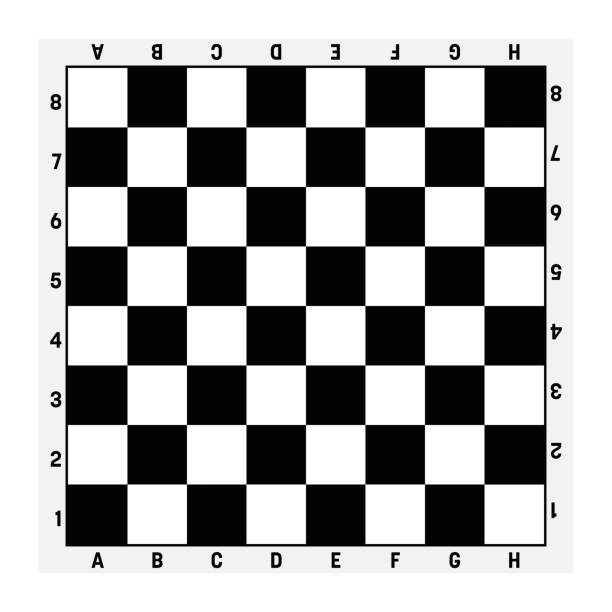
#> input picture opencv_project/chessboard.jpg, 612 x 612 px, found by its file name
$ python cameraCALIbration.py
#> lines starting #> are read from the running program, lines starting #| are printed output that depends on the picture; after the words box and inside, x2 and y2 are one past the last pixel; in counts of white or black regions, pixels touching at a corner belong together; long printed decimals are rounded
import cv2 as cv
import numpy as np
import matplotlib.pyplot as plt
import os

# ============================================================
# Image Paths
# ============================================================
imagePaths = [
    r"C:\Users\dronr\Documents\opencv_project\chessboard.jpg",
    r"C:\Users\dronr\Documents\opencv_project\chessboard2.jpg"
]

# ============================================================
# Chessboard Size (INNER CORNERS)
# ============================================================
nRows = 7
nCols = 7

# ============================================================
# Corner Refinement Criteria
# ============================================================
criteria = (
    cv.TERM_CRITERIA_EPS +
    cv.TERM_CRITERIA_MAX_ITER,
    30,
    0.001
)

# ============================================================
# Object Points
# ============================================================
objp = np.zeros((nRows * nCols, 3), np.float32)
objp[:, :2] = np.mgrid[0:nRows, 0:nCols].T.reshape(-1, 2)

objectPoints = []
imagePoints = []

imgSize = None

# ============================================================
# Find Chessboard Corners
# ============================================================
for imgPath in imagePaths:

    img = cv.imread(imgPath)
#> img is the input picture: shape (612, 612, 3); min 0, max 255, mean 171.7

    if img is None:
        print(f"Cannot read image:\n{imgPath}")
        continue

    gray = cv.cvtColor(img, cv.COLOR_BGR2GRAY)

    imgSize = gray.shape[::-1]
#> imgSize = (612, 612)

    flags = (
        cv.CALIB_CB_ADAPTIVE_THRESH |
        cv.CALIB_CB_NORMALIZE_IMAGE
    )

    found, corners = cv.findChessboardCorners(
        gray,
        (nRows, nCols),
        flags
    )
#> found = True; corners = 49 rows, first 8: [127, 126.9], [186.5, 127], [246, 127], [305.5, 126.9], [364.9, 127], [424.5, 126.9], [484, 127.1], [127, 186.4]

    if found:

        print(f"[OK] Chessboard Found : {os.path.basename(imgPath)}")

        corners2 = cv.cornerSubPix(
            gray,
            corners,
            (11, 11),
            (-1, -1),
            criteria
        )
#> corners2 = 49 rows, first 8: [127, 126.9], [186.5, 126.9], [246, 126.9], [305.5, 126.9], [364.9, 126.9], [424.5, 126.9], [484, 126.9], [126.9, 186.5]

        objectPoints.append(objp)
        imagePoints.append(corners2)

        cv.drawChessboardCorners(
            img,
            (nRows, nCols),
            corners2,
            found
        )
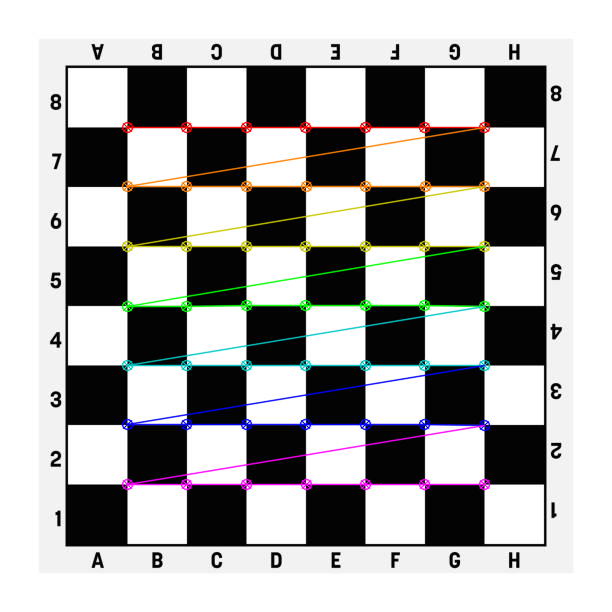
#> img: shape (612, 612, 3); 4.78% of pixels changed, all inside (x1, y1, x2, y2) = (121, 121, 491, 491)

        cv.imshow("Detected Chessboard", img)
        cv.waitKey(1000)

    else:

        print(f"[FAILED] Chessboard NOT Found : {os.path.basename(imgPath)}")
#> pass 2 of the loop `for imgPath in imagePaths:`:
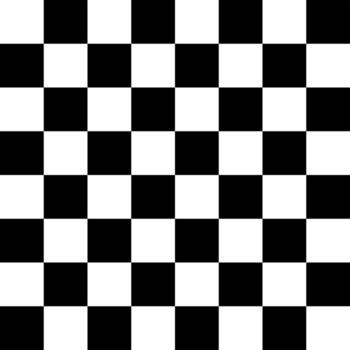
#> input picture opencv_project/chessboard2.jpg, 350 x 350 px, found by its file name
#> img is the input picture: shape (350, 350, 3); min 0, max 255, mean 127.5
#> gray: shape (350, 350)
#> corners = 49 rows, first 8: [43.33, 43.32], [86.99, 43.31], [130.7, 43.34], [174.5, 43.28], [218.3, 43.32], [262, 43.22], [305.8, 43.4], [43.33, 87.13]
#> corners2 = 49 rows, first 8: [43.29, 43.3], [86.98, 43.3], [130.7, 43.3], [174.5, 43.3], [218.3, 43.3], [262, 43.29], [305.7, 43.31], [43.3, 87.01]
#> `cv.drawChessboardCorners( img, (nRows, nCols), corners2, found )`:
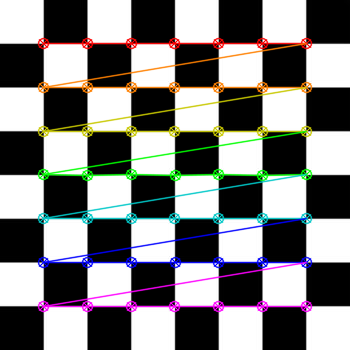
#> img: shape (350, 350, 3); 11.59% of pixels changed, all inside (x1, y1, x2, y2) = (37, 37, 313, 313)

cv.destroyAllWindows()

# ============================================================
# Check Images
# ============================================================
if len(objectPoints) < 2:

    print("\n====================================")
    print("Calibration Failed")
    print("Reason : Less than two valid images.")
    print("====================================")

    exit()

# ============================================================
# Camera Calibration
# ============================================================
ret, cameraMatrix, distCoeff, rvecs, tvecs = cv.calibrateCamera(
    objectPoints,
    imagePoints,
    imgSize,
    None,
    None
)
#> ret = 0.0409; cameraMatrix = [[66162.6, 0, 214.9], [0, 66181.1, 172], [0, 0, 1]]; distCoeff = [[2.29, 0.000303, -0.00286, 0.00245, 2.2e-08]]; rvecs = ([0.0168, 0.00168, 2.04e-05], [-0.024, -0.00111, -1.27e-05]); tvecs = ([-1.48, -0.758, 1111.9], [-3.92, -2.94, 1512.5])

print("\n===================================")
print("Calibration Successful")
print("===================================")

print("\nReprojection Error")
print(ret)
#| 0.04093

print("\nCamera Matrix")
print(cameraMatrix)
#| [[6.61625596e+04 0.00000000e+00 2.14891732e+02]
#|  [0.00000000e+00 6.61811029e+04 1.72032666e+02]
#|  [0.00000000e+00 0.00000000e+00 1.00000000e+00]]

print("\nDistortion Coefficients")
print(distCoeff)
#| [[ 2.28907559e+00  3.02662893e-04 -2.85529851e-03  2.44974061e-03
#|    2.19811687e-08]]

# ============================================================
# Save Calibration
# ============================================================
savePath = r"C:\Users\dronr\Desktop\wao\calibration.npz"

np.savez(
    savePath,
    cameraMatrix=cameraMatrix,
    distCoeff=distCoeff,
    rvecs=rvecs,
    tvecs=tvecs
)

print("\nCalibration saved to:")
print(savePath)

# ============================================================
# Undistort First Image
# ============================================================
img = cv.imread(imagePaths[0])

h, w = img.shape[:2]
#> h = 612; w = 612

newCameraMatrix, roi = cv.getOptimalNewCameraMatrix(
    cameraMatrix,
    distCoeff,
    (w, h),
    1,
    (w, h)
)
#> newCameraMatrix = [[66167.7, 0, 214.9], [0, 66183.7, 172], [0, 0, 1]]; roi = (0, 0, 611, 611)

undistorted = cv.undistort(
    img,
    cameraMatrix,
    distCoeff,
    None,
    newCameraMatrix
)

# ============================================================
# Crop ROI
# ============================================================
x, y, w, h = roi
#> x = 0; y = 0; w = 611; h = 611

if w > 0 and h > 0:
    undistorted = undistorted[y:y+h, x:x+w]
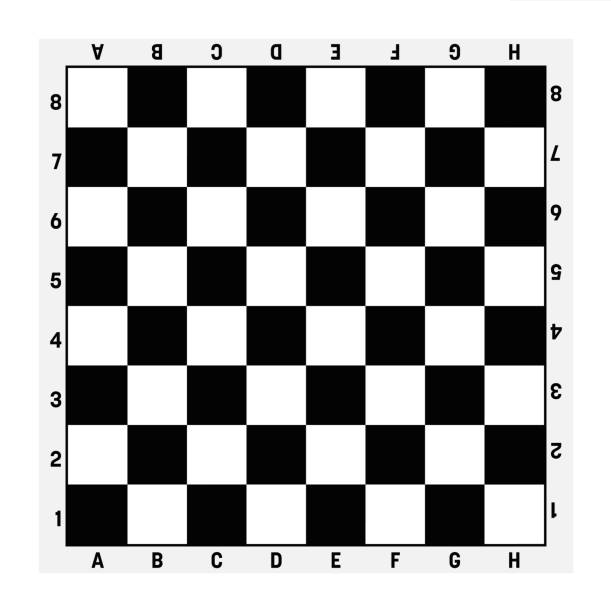
#> undistorted: shape (611, 611, 3); min 0, max 255, mean 171.5

# ============================================================
# Display
# ============================================================
plt.figure(figsize=(12, 6))

plt.subplot(121)
plt.imshow(cv.cvtColor(img, cv.COLOR_BGR2RGB))
plt.title("Original")
plt.axis("off")

plt.subplot(122)
plt.imshow(cv.cvtColor(undistorted, cv.COLOR_BGR2RGB))
plt.title("Undistorted")
plt.axis("off")

plt.tight_layout()
plt.show()
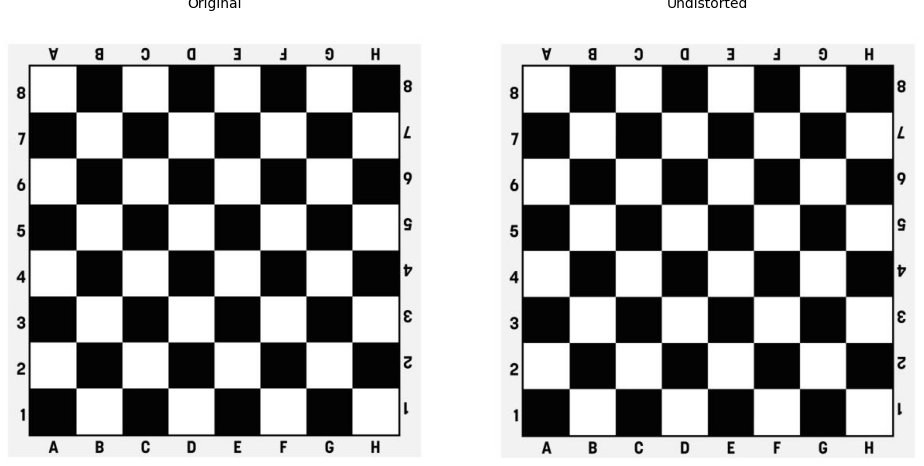
#> figure drawn by matplotlib, 2 panels
